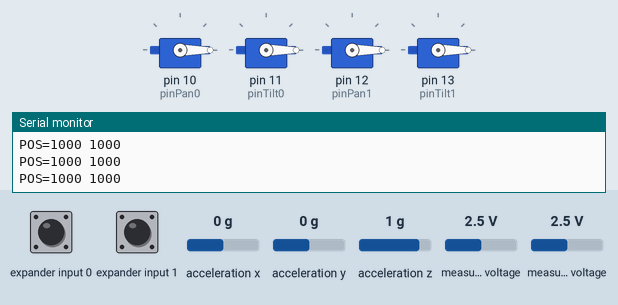
Simulated run of this sketch. Board: Arduino Uno, built with avr-gcc and run on an emulated ATmega328P. On the bench: 4 × servo, the last lines printed to the serial monitor. Wiring (inferred from the names in the program): Wii Nunchuk at I2C address 0x52. The inputs (shaded band) are chosen by the test bench; at power-on: measured voltage 2.5 V, expander input 0 HIGH, expander input 1 HIGH, acceleration x 0 g, acceleration y 0 g, acceleration z 1 g.

Above: at 1.4 s.
1.5 s: measured voltage (sensor 200) set to 2.3 V
3.0 s: measured voltage (sensor 200) set to 2 V
At 3.89 s:
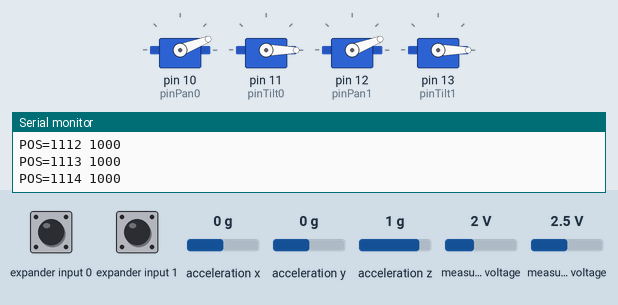
At 4.8 s:
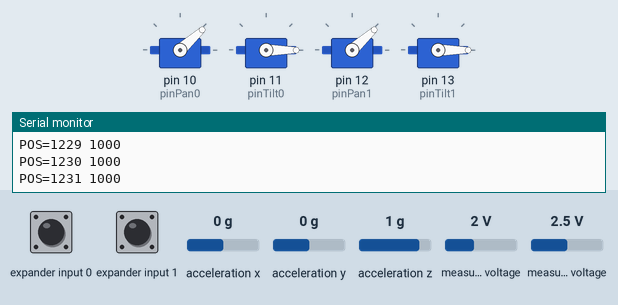
6.0 s: measured voltage (sensor 201) set to 1.5 V
9.0 s: measured voltage (sensor 201) set to 1.2 V
At 9.44 s:
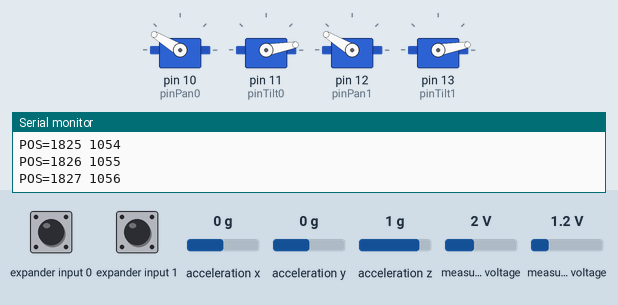
12.0 s: measured voltage (sensor 201) set to 4.9 V
14.2 s: measured voltage (sensor 200) set to 2.8 V
15.7 s: measured voltage (sensor 200) set to 3.1 V
At 15.87 s:
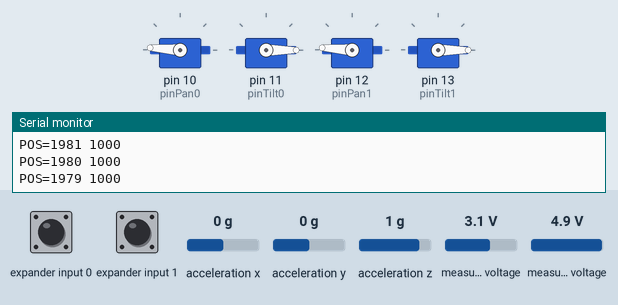
Timing chart, 0 to 19.7 s (numbered marks = the images above; inputs shaded):
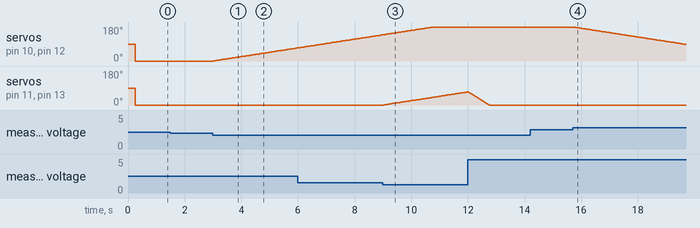

The sketch:

EyeBallsModel.ino
```cpp
/*
* Arduino Pan & Tilt with Wii Nunchuk
* http://www.jangeox.be/2014/02/arduino-pan-tilt-met-wii-nunchuck.html
*
*
*
* This sample code uses the library wiinunchuck.h :
*
* File  : wiinunchuk.h V0.9
* Author: Tim Teatro
* Date  : Feb 2012
* http://www.timteatro.net/2012/02/10/a-library-for-using-the-wii-nunchuk-in-arduino-sketches/
*
* download the wiinunchuk.h file in your libraries folder of the Arduino environment
*    (something like C:\arduino-1.0.4\libraries\wii , where you first create a folder 'wii' yourself)
*
* I tried two methods to drive the servo's of the pan-tilt system
* METHOD 1: use joystick of the Nunchuk controller
* METHOD 2: use the sensors of the Nunchuk controller
* The first one is more accurate
* The second one is more fun ;-)
*
* This code has method 2 commented out, so it acts as method 1
* To try method 2 : comment out the sections marked with 'Method 2' and put exisiting sections 'Method 1' in comment
*
* The Wii nunchuck uses 3.3V supply from your Arduino Board
* The data and clock MUST be connected to the I2C interface pins (A4 = data and A5 = clock on Arduino Uno)
* There's a WiiChuck adapter available here
* http://todbot.com/blog/2008/02/18/wiichuck-wii-nunchuck-adapter-available/
*
* or try it yourself using a double sided experiment board (works fine, see my blog)
*
* this code compiles to approx 5kb so it works fine Atmega8 MCUs
*
*/

#include <Wire.h>
#include <Servo.h>
#include <WiiNunchuck.h>


// drive 2 servos (tilt/pan) for each of two eyeballs in model
Servo pan0;
Servo tilt0;
Servo pan1;
Servo tilt1;

int pinPan0  = 10;
int pinTilt0 = 11;
int pinPan1  = 12;
int pinTilt1 = 13;


int panPos = 70;
int tiltPos = 80;
int panPosDelay = 1500;  // servo range is 1000 - 2000 usecs.  1500 is center.
int tiltPosDelay = 1500;

int speedPan;
int speedTilt;

void setup(){

    delay(100);

  // start serial port at 9600 bps:
  Serial.begin(115200);
  while (!Serial) {
    ; // wait for serial port to connect. Needed for Leonardo only
  }


// METHOD 1: use joystick of the Nunchuk controller
  panPosDelay = panPos * 10;
  tiltPosDelay = tiltPos * 10;

// METHOD 2: use the sensors of the Nunchuk controller
/*
  panPosDelay = panPos;
  tiltPosDelay = tiltPos;
*/
    delay(100);

  nunchuk_init();

  delay(50);

  nunchuk_calibrate_joy();

}

void loop(){

/* METHOD 1: use joystick of the Nunchuk controller
   The movement of the joystick determines the speed of the camera movement.
   So the camera does NOT follow the position of the joystick,
     it just moves in the desired direction at a slower/faster speed
     determined by how far the joystick is pushed.
   In both methods, you need to press the Z button to move the camera
   If you release the joystick, the camera holds its position
*/

  nunchuk_get_data(); // receives 6 data bytes from controller
//  if (nunchuk_zbutton() == 1) {

    // attach servos if not done yet
    // a 0-180degree servo is designed for 1000-2000 usecs pulses.
    if (pan0.attached() == 0) {pan0.attach(pinPan0,1000,2000);}
    if (tilt0.attached() == 0) {tilt0.attach(pinTilt0,1000,2000);}
    if (pan1.attached() == 0) {pan1.attach(pinPan1,1000,2000);}
    if (tilt1.attached() == 0) {tilt1.attach(pinTilt1,1000,2000);}

    delay(5);

  // TODO just use map() to translate joystick 0-255 --> 0-1024 (servo output)

    // speedPan and speedTilt will vary from approx -10 .. 10
    speedPan =  (130 - nunchuk_cjoy_x()) / 20;
    speedTilt =  (130 - nunchuk_cjoy_y()) / 20;

    // following code ignores small tilt movements,
    //   I found it much better to control
    if ((speedTilt <= 2) && (speedTilt >= -2)) {
        speedTilt = 0;
    }
    if (speedTilt > 2) {speedTilt -= 2;}
    if (speedTilt < -2) {speedTilt += 2;}

    // calculate position of the servos with speed
    if ((speedPan != 0) || (speedTilt != 0)) {
      panPosDelay += speedPan;
      tiltPosDelay += speedTilt;
    }

    //SAJ added clamp values to range of 1000 - 2000 usecs
    if ( panPosDelay < 1000 ) panPosDelay = 1000;
    if ( panPosDelay > 2000 ) panPosDelay = 2000;
    if ( tiltPosDelay < 1000 ) tiltPosDelay = 1000;
    if ( tiltPosDelay > 2000 ) tiltPosDelay = 2000;

    // write data to servos
//    pan0.write(panPosDelay / 10);
//    tilt0.write(tiltPosDelay / 10);
//    pan1.write(panPosDelay / 10);
//    tilt1.write(tiltPosDelay / 10);

    pan0.writeMicroseconds(panPosDelay);
    tilt0.writeMicroseconds(tiltPosDelay);
    pan1.writeMicroseconds(panPosDelay);
    tilt1.writeMicroseconds(tiltPosDelay);


// output servo for testing
Serial.print("POS=");
Serial.print(panPosDelay,DEC);
Serial.print(" ");
Serial.println(tiltPosDelay,DEC);

//  }

  delay(1);

  //return;


/* METHOD 2: use the sensors of the Nunchuk controller
   The position of the controller determines the position of the camera.
   In both methods, you need to press the Z button to move the camera
   If you release the joystick, the camera holds its position
   VERY IMPORTANT NOTE:
   1.the servos are 'detached' when you release the button.
     If your camera is heavy, this may mean that it tilts to one position
     because the servos don't hold it in place.
     I only put this code in to save battery power
     When attached to mains supply or you're not worried about battery life,
     you could prefer to delete the lines :
          pan.detach();
          tilt.detach();
     in the code below
   2.Movement of the servos is very fast.
     Testing it without camera attached would be very good practice

*/


/*  nunchuk_get_data();
  if (nunchuk_zbutton() == 1){

  panPos = 160 - (nunchuk_rollangle() + 90);
  if (panPos < 0){panPos = 0;};
  if (panPos > 140){panPos = 140;};

  tiltPos = 160 - (nunchuk_pitchangle() + 90);
  if (tiltPos < 48){tiltPos = 48;};
  if (tiltPos > 140){tiltPos = 140;};

  if (pan.attached() == 0){pan.attach(pinPan);};
  if (tilt.attached() == 0){tilt.attach(pinTilt);};

  int del = 30 - abs (panPos - panPosDelay);
  if (del < 1){del=1;};
  int del2 = 30 - abs (tiltPos - tiltPosDelay);
  if (del2 < 1){del2=1;};
  if (del2 < del){del = del2;};
  delay(del);

  if (panPos > panPosDelay){panPosDelay++;};
  if (panPos < panPosDelay){panPosDelay--;};

  if (tiltPos > tiltPosDelay){tiltPosDelay++;};
  if (tiltPos < tiltPosDelay){tiltPosDelay--;};

  pan.write(panPosDelay);
  tilt.write(tiltPosDelay);

  }
  else
  {
   if (!(pan.attached() == 0)){

     do {
       if (panPosDelay < 70){panPosDelay ++;};
       if (panPosDelay > 70){panPosDelay --;};
       if (tiltPosDelay > 80){tiltPosDelay --;};
       if (tiltPosDelay < 80){tiltPosDelay ++;};
       pan.write(panPosDelay);
       tilt.write(tiltPosDelay);
       delay(5);
     }
     while ((panPosDelay != 70) & (tiltPosDelay != 80)) ;

     panPosDelay = 70;
     tiltPosDelay = 80;

     delay(100);
     pan.detach();
     tilt.detach();

     }
  }

  delay(1);

  return;
 */


}
```

WiiNunchuck.h
```cpp
// (licence header left out)
#if (ARDUINO >= 100)
#include <Arduino.h>
#else
#include <WProgram.h>
#endif

//
// These are suitable defaults for most nunchuks, including knockoffs.
// If you intend to use the same nunchuk all the time and demand accu-
// racy, it is worth your time to measure these on your own.
//     If you may want to use various nunchuks, you may want to
// calibrate using functions
//   nunchuk_calibrate_joy()
//   nunchuk_calibrate_accelxy()
//   nunchuk_calibrate_accelz()
//
#define DEFAULT_CENTRE_JOY_X 124
#define DEFAULT_CENTRE_JOY_Y 132
#define ACCEL_ZEROX 490
#define ACCEL_ZEROY 500
#define ACCEL_ZEROZ 525

//
// Global vars are kept to a minimum.
//
uint8_t ctrlr_type[6];   // Used externally?
uint8_t nunchuk_buf[6];  // Keeps data payload from nunchuk
// Accelerometer values and callibration centres:
uint16_t accel_zerox, accel_zeroy, accel_zeroz;
// Joystick values and calibration centres:
int joy_x, joy_y, joy_zerox, joy_zeroy;

//
//
// Uses port C (analog in) pins as power & ground for nunchuk
//
void nunchuk_setpowerpins()
	{
	#define pwrpin PORTC3
	#define gndpin PORTC2
	DDRC |= _BV(pwrpin) | _BV(gndpin);
	PORTC &=~ _BV(gndpin);
	PORTC |=  _BV(pwrpin);
	delay(100); // wait for things to stabilize
	}

//
//
// Initialize and join the I2C bus, and tell the nunchuk we're
// talking to it. This function will work both with Nintendo
// nunchuks, or knockoffs.
//
// See http://www.arduino.cc/cgi-bin/yabb2/YaBB.pl?num=1264805255
//
void nunchuk_init()
	{
	Wire.begin();
	delay(1);
	Wire.beginTransmission(0x52);  // device address
	#if (ARDUINO >= 100)
		Wire.write((uint8_t)0xF0);  // 1st initialisation register
		Wire.write((uint8_t)0x55);  // 1st initialisation value
		Wire.endTransmission();
		delay(1);
		Wire.beginTransmission(0x52);
		Wire.write((uint8_t)0xFB);  // 2nd initialisation register
		Wire.write((uint8_t)0x00);  // 2nd initialisation value
	#else
		Wire.send((uint8_t)0xF0);   // 1st initialisation register
		Wire.send((uint8_t)0x55);   // 1st initialisation value
		Wire.endTransmission();
		delay(1);
		Wire.beginTransmission(0x52);
		Wire.send((uint8_t)0xFB);   // 2nd initialisation register
		Wire.send((uint8_t)0x00);   // 2nd initialisation value
	#endif
	Wire.endTransmission();
	delay(1);
	//
	// Set default calibration centres:
	//
	joy_zerox = DEFAULT_CENTRE_JOY_X;
	joy_zeroy = DEFAULT_CENTRE_JOY_Y;
	accel_zerox = ACCEL_ZEROX;
	accel_zeroy = ACCEL_ZEROY;
	accel_zeroz = ACCEL_ZEROZ;
	}

//
//
// T.T.
// Standard nunchuks use a byte-wise encryption using bit-wise XOR
// with 0x17. This function decodes a byte.
//
// This function is not needed since the way we initialize the nunchuk
// does not XOR encrypt the bits.
//
//static inline char nunchuk_decode_byte (char x)
//	{
//	x = (x ^ 0x17) + 0x17;
//	return x;
//	}

static void nunchuk_send_request()
{
	Wire.beginTransmission(0x52);// transmit to device 0x52
	#if (ARDUINO >= 100)
		Wire.write((uint8_t)0x00);// sends one byte
	#else
		Wire.send((uint8_t)0x00);// sends one byte
	#endif
	Wire.endTransmission();// stop transmitting
}

//
//
// Gets data from the nunchuk and packs it into the nunchuk_buff byte
// aray. That array will be processed by other functions to extract
// the data from the sensors and analyse.
//
int nunchuk_get_data()
	{
	int cnt=0;
	  // Request six bytes from the chuck.
	Wire.requestFrom (0x52, 6);
	while (Wire.available ())
		{
	  // receive byte as an integer
		#if (ARDUINO >= 100)
			nunchuk_buf[cnt] = Wire.read();
		#else
			nunchuk_buf[cnt] = Wire.receive();
		#endif
		cnt++;
		}

	Wire.beginTransmission(0x52);// transmit to device 0x52
	#if (ARDUINO >= 100)
		Wire.write((uint8_t)0x00);// sends one byte
	#else
		Wire.send((uint8_t)0x00);// sends one byte
	#endif
	Wire.endTransmission();// stop transmitting

	if (cnt >= 5)
		{
		return 1;   // success
		}
	return 0; // failure
	}

//
//
//
// Calibrate joystick so that we read the centre position as (0,0).
// Otherwise, we use the default values from the header.
//
void nunchuk_calibrate_joy()
	{
	joy_zerox = joy_x;
	joy_zeroy = joy_y;
	}

// Returns c and z button states: 1=pressed, 0=not
// The state is in the two least significant bits of the 6th byte.
// In the data, a 1 is unpressed and 0 is pressed, so this will be
// reversed. These functions use a bitwise AND to determine the value
// and then the () ? true : false; conditional structure to pass out
// the appropriate state.
//
static inline unsigned int nunchuk_zbutton()
	{
	return ((nunchuk_buf[5] >> 0) & 1) ? 0 : 1;
	}

static inline unsigned int nunchuk_cbutton()
	{
	return ((nunchuk_buf[5] >> 1) & 1) ? 0 : 1;
	}

//
//
// Returns the raw x and y values of the the joystick, cast as ints.
//
static inline int nunchuk_joy_x()
	{
	return (int) nunchuk_buf[0];
	}

static inline int nunchuk_joy_y()
	{
	return (int) nunchuk_buf[1];
	}

//
//
// Return calibrated x and y values of the joystick.
//
static inline int nunchuk_cjoy_x()
	{
	return (int)nunchuk_buf[0] - joy_zerox;
	}

static inline int nunchuk_cjoy_y()
	{
	return (int)nunchuk_buf[1] - joy_zeroy;
	}

//
//
// Returns the raw 10-bit values from the 3-axis accelerometer sensor.
// Of the six bytes recieved in a data payload from the nunchuk, bytes
// 2, 3 and 4 are the most significant 8 bits of each 10-bit reading.
// The final two bits are stored in the 6th bit along with the states
// of the c and z button. These functions take the most significant
// 8-bits and stacks it into a 16 bit unsigned integer, and then tacks
// on the least significant bits from the 6th byte of the data
// payload.
//
// Load the most sig digits into a blank 16-bit unsigned int leaving
// two bits in the bottom ( via a 2-bit shift, << 2) for the least sig
// bits:
// 	0x0000 | nunchuk_buff[*] << 2
// Add to the above, the least sig bits. The code for x:
// 	nunchuk_buf[5] & B00001100
// for example selects the 3rd and 4th bits from the 6th byte of the
// payload to be concatinated with nunchuk_buff[2] to complete the 10-
// bit datum for a given axis.
//
static inline uint16_t nunchuk_accelx()
	{
	return (  0x0000 | ( nunchuk_buf[2] << 2 ) +
		( ( nunchuk_buf[5] & B00001100 ) >> 2 )  );
	}

static inline uint16_t nunchuk_accely()
	{
	return (  0x0000 ^ ( nunchuk_buf[3] << 2 ) +
		( ( nunchuk_buf[5] & B00110000 ) >> 4 )  );
	}

static inline uint16_t nunchuk_accelz()
	{
	return (  0x0000 ^ ( nunchuk_buf[4] << 2 ) +
		( ( nunchuk_buf[5] & B11000000 ) >> 6 )  );
	}

//
//
// Returns the x,y and z accelerometer values with calibration values
// subtracted.
//
static inline int nunchuk_caccelx()
	{
		return (int)(nunchuk_accelx() - accel_zerox);
	}

static inline int nunchuk_caccely()
	{
		return (int)(nunchuk_accely() - accel_zeroy);
	}

static inline int nunchuk_caccelz()
	{
		return (int)(nunchuk_accelz() - accel_zeroz);
	}

//
//
// Returns joystick angle in degrees. It uses the ratio of calibrated
// x and y potentiometer readings to find the angle, zero being direct
// right (positive x) and measured counter-clockwise from there.
//
// If the atan2 function returns a negative angle, it is rotated back
// into a positive angle. For those unfamiliar, the atan2 function
// is a more inteligent atan function which quadrant the vector <x,y>
// is in, and returns the appropriate angle.
//
static inline int nunchuk_joyangle()
	{
	double theta;
	theta = atan2( nunchuk_cjoy_y(), nunchuk_cjoy_x() );
	while (theta < 0) theta += 2*M_PI;
	return (int)(theta * 180/M_PI);
	}

//
//
// Returns roll angle in degrees. Under the assumption that the
// only acceleration detected by the accelerometer is acceleration due
// to gravity, this function uses the ratio of the x and z
// accelerometer readings to gauge pitch. This only works while the
// nunchuk is being held still or at constant velocity with zero ext-
// ernal force.
//
static inline int nunchuk_rollangle()
	{
	return (int) (  atan2( (double) nunchuk_caccelx(),
		(double) nunchuk_caccelz() ) * 180 / M_PI  );
	}

//
//
// Returns pitch angle in degrees. Under the assumption that the
// only acceleration detected by the accelerometer is acceleration due
// to gravity, this function uses the ratio of the y and z
// accelerometer readings to gauge pitch.  This only works while the
// nunchuk is being held still or at constant velocity with zero ext-
// ernal force.
//
static inline int nunchuk_pitchangle()
	{
	return (int) (  atan2( (double) nunchuk_caccely(),
		(double)nunchuk_caccelz() ) * 180 / M_PI  );
	}

//
//
// Because gravity pulls down on the z-accelerometer while the nunchuk
// is upright, we need to calibrate {x,y} and {z} separately. Execute
// this function while the nunchuk is known to be upright and then
// execute nunchuk_calibrate_accelz() when the nunchuk is on its side.
//
void nunchuk_calibrate_accelxy()
	{
	accel_zerox = nunchuk_accelx();
	accel_zeroy = nunchuk_accely();
	}

//
//
// See documentation for nunchuk_calibrate_xy()
//
void nunchuk_calibrate_accelz()
	{
	accel_zeroz = nunchuk_accelz();
	}
//
//
// EOF
```

Measured:
- the behaviour switches between 2.2 and 2.1 V on measured voltage (sensor 200) (found by bisection; images 0 and 1)
- the behaviour switches between 1.4 and 1.3 V on measured voltage (sensor 201) (found by bisection; images 2 and 3)
- the behaviour switches between 2.9 and 3 V on measured voltage (sensor 200) (found by bisection; images 3 and 4)
- after the input at 3.0 s, servo on pin 10 (pinPan0), servo on pin 12 (pinPan1): moves from 0° to 69° over 2.9 s, starting at once
- after the input at 9.0 s, servo on pin 11 (pinTilt0), servo on pin 13 (pinTilt1): moves from 0° to 69° over 2.9 s, starting at once
- after the input at 15.7 s, servo on pin 10 (pinPan0), servo on pin 12 (pinPan1): moves from 180° to 88° over 3.9 s, starting at once
